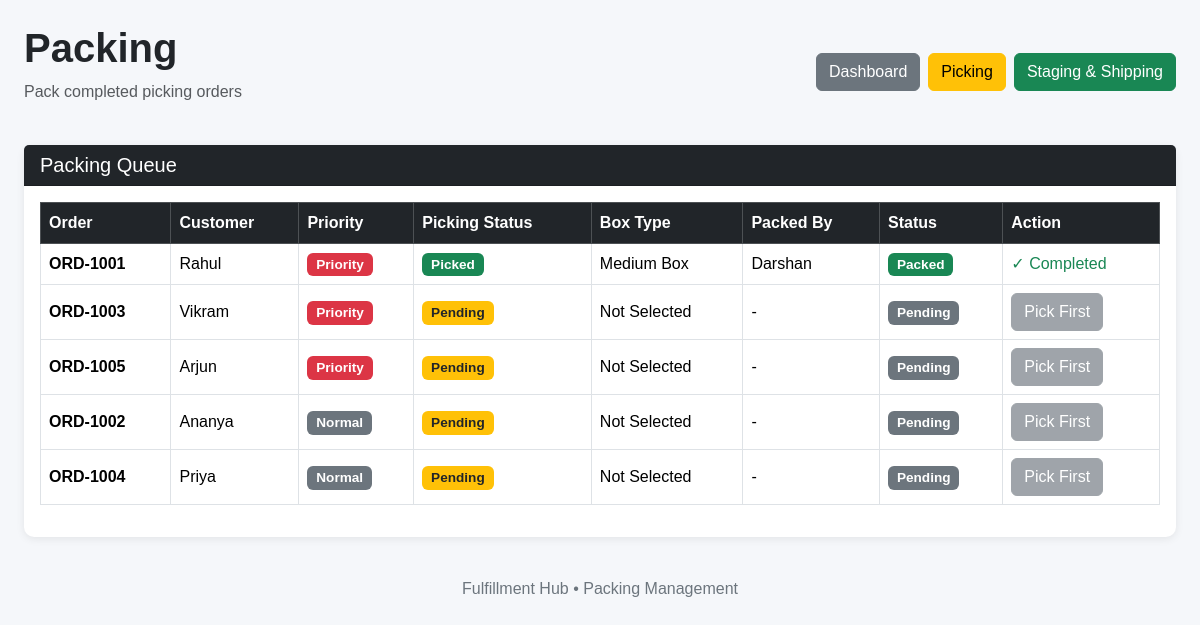
The page /packing on the database its author committed.
### tables this page shows
CREATE TABLE packing (
            id INTEGER PRIMARY KEY AUTOINCREMENT,
            order_id INTEGER,
            box_type TEXT,
            packed_by TEXT,
            status TEXT DEFAULT 'Pending',
            FOREIGN KEY (order_id) REFERENCES orders(id)
        );

CREATE TABLE orders (
            id INTEGER PRIMARY KEY AUTOINCREMENT,
            order_number TEXT UNIQUE,
            customer_name TEXT,
            priority TEXT,
            status TEXT,
            deadline TEXT
        );

### app.py (the view)
@app.route("/packing")
def packing():
    connection = get_db_connection()
    packing_orders = connection.execute(
        """
        SELECT
            packing.id AS packing_id,
            packing.box_type,
            packing.packed_by,
            packing.status,

            orders.id AS order_id,
            orders.order_number,
            orders.customer_name,
            orders.priority,

            COALESCE(
                (
                    SELECT
                        CASE
                            WHEN COUNT(*) =
                                SUM(
                                    CASE
                                        WHEN picking.status = 'Picked'
                                        THEN 1
                                        ELSE 0
                                    END
                                )
                            THEN 'Picked'
                            ELSE 'Pending'
                        END
                    FROM picking
                    WHERE picking.order_id = orders.id
                ),
                'Pending'
            ) AS picking_status

        FROM packing

        JOIN orders
        ON packing.order_id = orders.id

        ORDER BY orders.priority DESC
        """
    ).fetchall()
    connection.close()
    return render_template(
        "packing.html",
        packing_orders=packing_orders
    )

### app.py (called while the page is built)
def get_db_connection():
    connection = sqlite3.connect("fulfillment.db")
    connection.row_factory = sqlite3.Row
    return connection

### templates/packing.html (shortened to what this page needs)
<!DOCTYPE html>
<html lang="en">
<head>
    <link
        href="https://cdn.jsdelivr.net/npm/bootstrap@5.3.3/dist/css/bootstrap.min.css"
        rel="stylesheet"
    >
    <link
        rel="stylesheet"
        href="{{ url_for('static', filename='css/style.css') }}"
    >
</head>
<body>
<div class="container-fluid mt-4 px-4">
    <div class="page-header">
        <div class="d-flex justify-content-between align-items-center">
            <div>
                <h1>Packing</h1>
                <p class="text-muted">
                    Pack completed picking orders
                </p>
            </div>
            <div class="nav-buttons">
                <a href="/" class="btn btn-secondary">
                    Dashboard
                </a>
                <a href="/picking" class="btn btn-warning">
                    Picking
                </a>
                <a href="/staging" class="btn btn-success">
                    Staging & Shipping
                </a>
            </div>
        </div>
    </div>
    <div class="card shadow-sm border-0">
        <div class="card-header bg-dark text-white">
            <h5 class="mb-0">
                Packing Queue
            </h5>
        </div>
        <div class="card-body">
            <div class="table-responsive">
                <table class="table table-bordered table-hover align-middle">
                    <thead class="table-dark">
                        <tr>
                            <th>Order</th>
                            <th>Customer</th>
                            <th>Priority</th>
                            <th>Picking Status</th>
                            <th>Box Type</th>
                            <th>Packed By</th>
                            <th>Status</th>
                            <th>Action</th>
                        </tr>
                    </thead>
                    <tbody>
                    {% for item in packing_orders %}
                        <tr>
                            <td>
                                <strong>
                                    {{ item["order_number"] }}
                                </strong>
                            </td>
                            <td>
                                {{ item["customer_name"] }}
                            </td>
                            <td>
                                {% if item["priority"] == "Priority" %}
                                    <span class="badge bg-danger">
                                        Priority
                                    </span>
                                {% else %}
                                    <span class="badge bg-secondary">
                                        Normal
                                    </span>
                                {% endif %}
                            </td>
                            <td>
                                {% if item["picking_status"] == "Picked" %}
                                    <span class="badge bg-success">
                                        Picked
                                    </span>
                                {% else %}
                                    <span class="badge bg-warning text-dark">
                                        Pending
                                    </span>
                                {% endif %}
                            </td>
                            <td>
                                {{ item["box_type"] }}
                            </td>
                            <td>
                                {{ item["packed_by"] or "-" }}
                            </td>
                            <td>
                                {% if item["status"] == "Packed" %}
                                    <span class="badge bg-success">
                                        Packed
                                    </span>
                                {% else %}
                                    <span class="badge bg-secondary">
                                        Pending
                                    </span>
                                {% endif %}
                            </td>
                            <td>
                                {% if item["status"] == "Packed" %}
                                    <span class="text-success">
                                        ✓ Completed
                                    </span>
                                {% else %}
                                    <button
                                        class="btn btn-secondary"
                                        disabled
                                    >
                                        Pick First
                                    </button>
                                {% endif %}
                            </td>
                        </tr>
                    {% endfor %}
                    </tbody>
                </table>
            </div>
        </div>
    </div>
    <div class="footer">
        Fulfillment Hub • Packing Management
    </div>
</div>
</body>
</html>

### static/style.css (style rules this page uses)
body { background-color: #f5f7fa; font-family: Arial, sans-serif; }
h1 { font-weight: 700; }
.card { border-radius: 10px; }
.card-header { font-weight: 600; }
.table { background-color: white; }
.table th { white-space: nowrap; }
.btn { border-radius: 6px; }
.badge { font-size: 0.85rem; }
.nav-buttons { display: flex; flex-wrap: wrap; gap: 8px; }
.page-header { margin-bottom: 25px; }
.shadow-sm { box-shadow: 0 2px 8px rgba(0, 0, 0, 0.08) !important; }
.footer { text-align: center; color: #6c757d; margin-top: 40px; margin-bottom: 20px; }

### rows shown on the page
packing: order_number "ORD-1001", customer_name "Rahul", shows "Priority", shows "Picked", box_type "Medium Box", packed_by "Darshan", status "Packed"
packing: order_number "ORD-1003", customer_name "Vikram", shows "Priority", shows "Pending", box_type "Not Selected", packed_by "-", status "Pending"
packing: order_number "ORD-1005", customer_name "Arjun", shows "Priority", shows "Pending", box_type "Not Selected", packed_by "-", status "Pending"
packing: order_number "ORD-1002", customer_name "Ananya", shows "Normal", shows "Pending", box_type "Not Selected", packed_by "-", status "Pending"
packing: order_number "ORD-1004", customer_name "Priya", shows "Normal", shows "Pending", box_type "Not Selected", packed_by "-", status "Pending"
